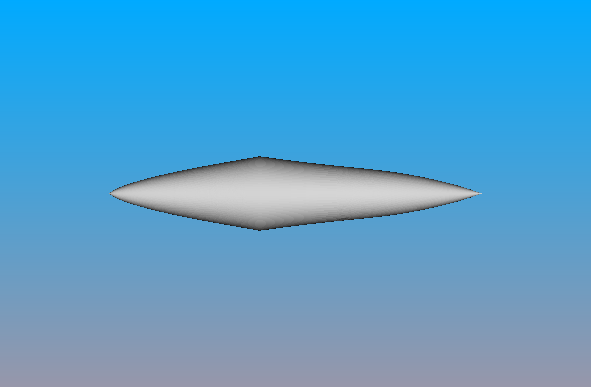
#> input picture images/img_optimal1/10_0.1.png, 591 x 387 px; its folder holds 4 pictures in this run
$ python image_packaging.py
#> lines starting #> are read from the running program, lines starting #| are printed output that depends on the picture
# -*- coding: utf-8 -*-
"""
Created on Mon Jan  2 14:02:15 2023

@author: Vardhan Harsh (Vanderbilt University)
"""
import cv2
import glob,os

print(os.getcwd())

def chunkify(lst,n):
    return [lst[i*5:(i+1)*5] for i in range(n)]


images = []; name=[]
print(images)
for file in glob.glob('*.png'):
   im= cv2.imread(file)
#> im is the input picture: shape (387, 591, 3); mean B, G, R 209.2, 161, 82.2

   print(im.shape)
#| (387, 591, 3)
   im=im[125:275, 100:500]
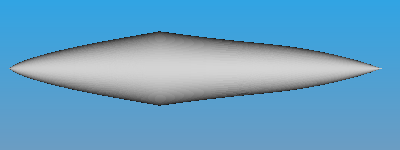
#> im: shape (150, 400, 3); mean B, G, R 198.7, 162.2, 103.7
   #cv2.imshow('image',im)
   #cv2.waitKey(0)
   images.append(im)
   name.append(file)
#> pass 2 of the loop `for file in glob.glob('*.png'):`:
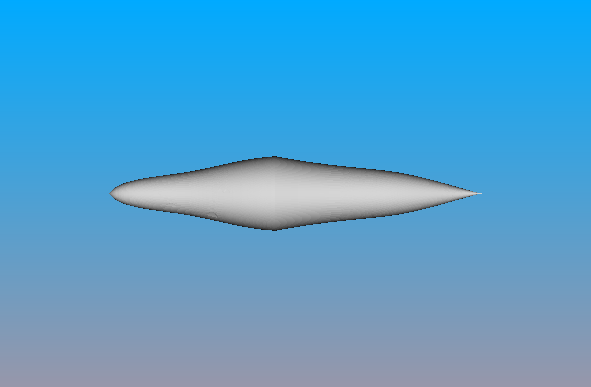
#> input picture images/img_optimal1/10_10.png, 591 x 387 px
#> im is the input picture: shape (387, 591, 3); mean B, G, R 209.3, 161, 82.1
#| (387, 591, 3)
#> `im=im[125:275, 100:500]`:
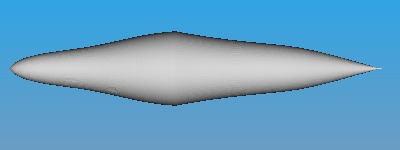
#> im: shape (150, 400, 3); mean B, G, R 198.8, 162.2, 103.4
#> pass 3 of the loop `for file in glob.glob('*.png'):`:
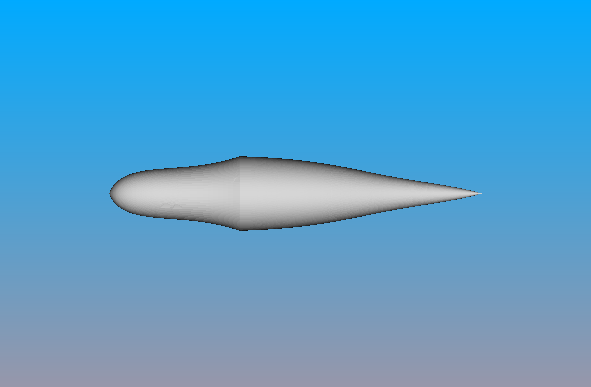
#> input picture images/img_optimal1/10_2.png, 591 x 387 px
#> im is the input picture: shape (387, 591, 3); mean B, G, R 209.1, 161, 82.4
#| (387, 591, 3)
#> `im=im[125:275, 100:500]`:
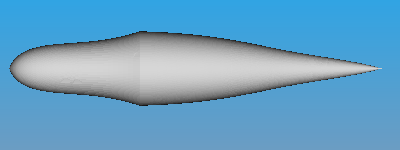
#> im: shape (150, 400, 3); mean B, G, R 198.1, 162.2, 104.5
#> the loop made 4 passes; the first 3 are shown


print('Len of images:',len(images),'name is:',name)

split_name=chunkify(name, 5)
split_images=chunkify(images, 5)
print(len(split_name))
im_name=['v10','v1','v25','v5','v75']
for k in range(len(split_images)):
   myorder = [0,2,4,1,3]
#> (the run stopped early here; a loop or call above may not have finished)
